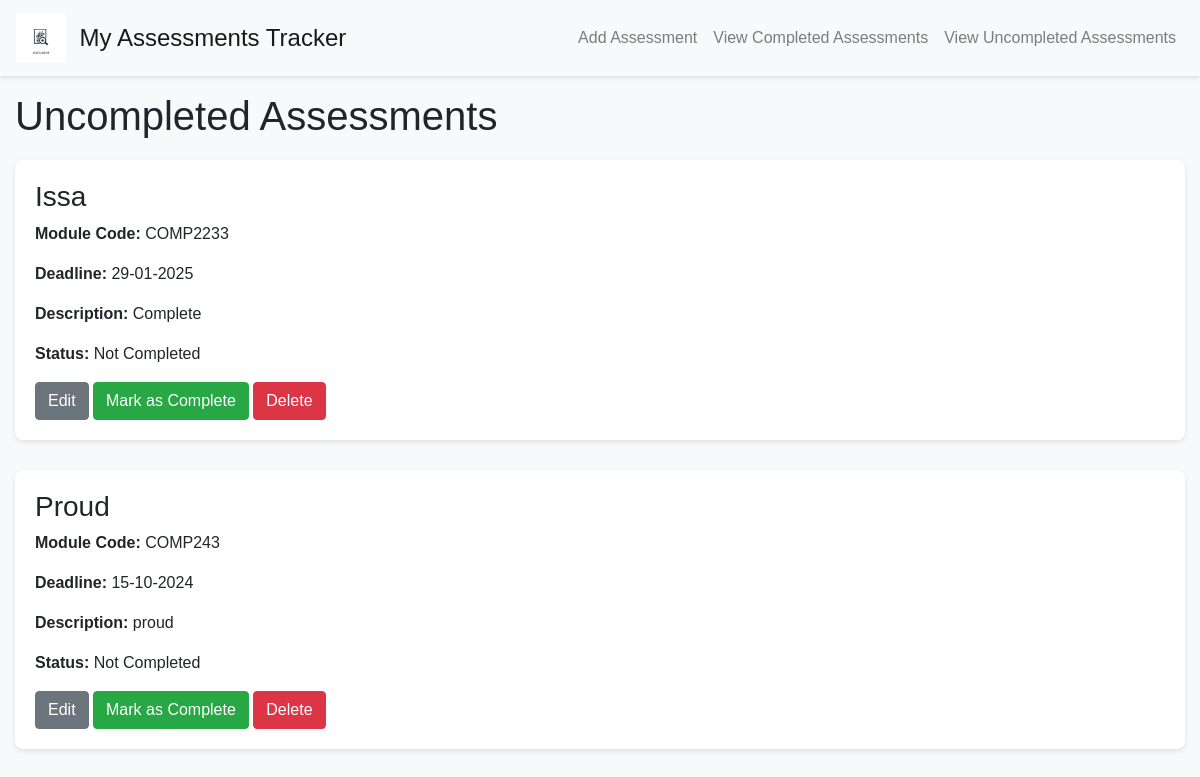
The page /view_uncompleted on the database as committed earlier.
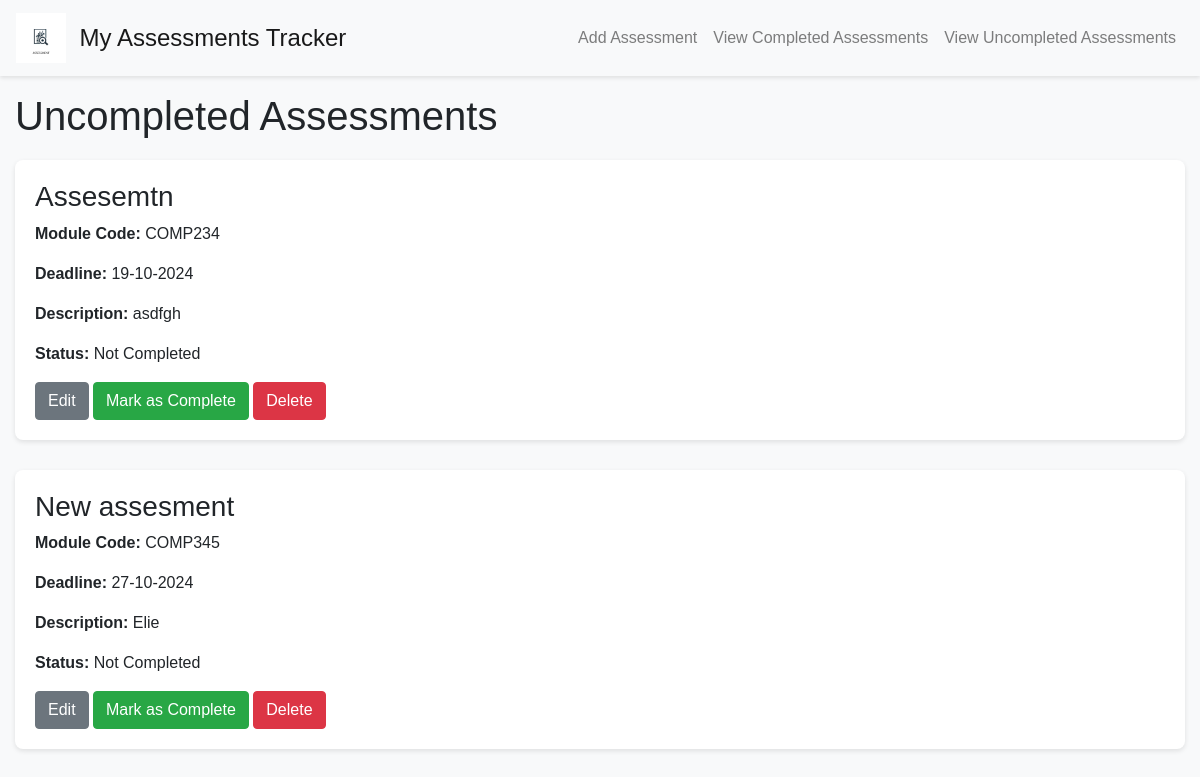
The same page on the database as committed later.
### app/models.py (models this page shows)
class Assessment(db.Model):
    id = db.Column(db.Integer, primary_key=True)
    title = db.Column(db.String(100), nullable=False)
    module_code = db.Column(db.String(20), nullable=False)
    deadline_date = db.Column(db.DateTime, nullable=False)
    description = db.Column(db.Text, nullable=False)
    is_complete = db.Column(db.Boolean, default=False)

### app/views.py (the view)
@app.route('/view_uncompleted')
def view_uncompleted():
    uncompleted_assessments = Assessment.query.filter_by(is_complete=False).all()
    return render_template('view_uncompleted.html', title='Uncompleted Assessments', assessments=uncompleted_assessments)

### app/templates/view_uncompleted.html
{% extends "base.html" %}
{% block content %}
  <h1>Uncompleted Assessments</h1>
  <div class="assessment-list">
    {% if assessments %}
      {% for assessment in assessments %}
        <div class="assessment-item">
          <h3>{{ assessment.title }}</h3>
          <p><strong>Module Code:</strong> {{ assessment.module_code }}</p>
          <p><strong>Deadline:</strong> {{ assessment.deadline_date.strftime('%d-%m-%Y') }}</p>
          <p><strong>Description:</strong> {{ assessment.description }}</p>
          <p><strong>Status:</strong> Not Completed</p>
          <a href="{{ url_for('edit_assessment', assessment_id=assessment.id) }}" class="btn btn-secondary">Edit</a>
          <form action="{{ url_for('mark_complete', assessment_id=assessment.id) }}" method="post" style="display:inline;">
            <button type="submit" class="btn btn-success">Mark as Complete</button>
          </form>
          <form action="{{ url_for('delete_assessment', assessment_id=assessment.id) }}" method="post" style="display:inline;">
            <button type="submit" class="btn btn-danger">Delete</button>
          </form>
        </div>
      {% endfor %}
    {% else %}
      <div class="alert alert-info">
        <p>All assessments are completed for the moment.</p>
        <a href="{{ url_for('view_completed') }}" class="btn btn-primary">View Completed Assessments</a>
      </div>
    {% endif %}
  </div>
{% endblock %}

Rows that differ between the two databases and show on the page:
removed Assessment: title "Issa", module_code "COMP2233", deadline_date "29-01-2025", description "Complete"
removed Assessment: title "Proud", module_code "COMP243", deadline_date "15-10-2024", description "proud"
now on this page (row edited): Assessment: title "Assesemtn", module_code "COMP234", deadline_date "19-10-2024", description "asdfgh"
added Assessment: title "New assesment", module_code "COMP345", deadline_date "27-10-2024", description "Elie"
